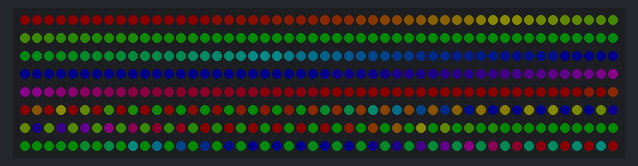
Simulated run of this sketch. Board: Arduino Nano, built with avr-gcc and run on an emulated ATmega328P. Shown: 400 RGB LEDs in strip order, left to right, continuing on the next row. Dim RGB values are drawn brighter than linear.

Above: at 0.8 s.
At 5.4 s:
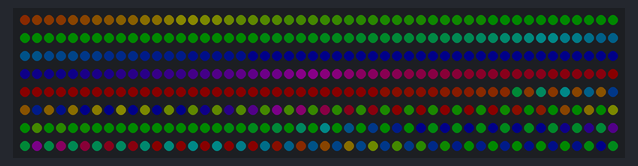
At 10.0 s:
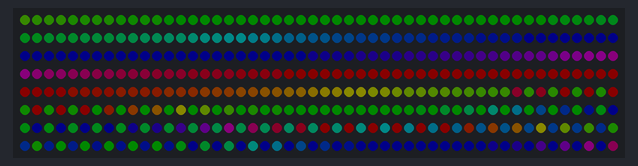
At 19.9 s:
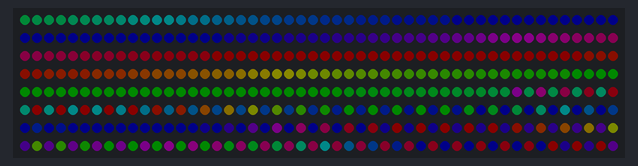
At 29.1 s:
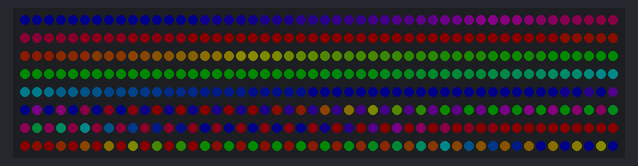
At 38.9 s:
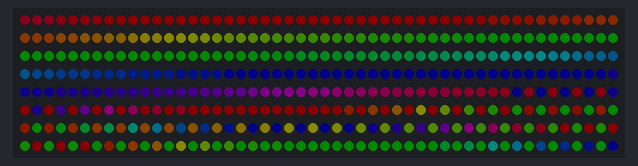

The sketch:

NeopixelSombreroPoncho.ino
```cpp
//LED PONCHO EN SOMBRERO
// door Rein Velt,  januaro 2020
// De led gitaar bestaat uit 4 ledstrips (ws6812b 5V) voor de poncho, 2  ledstrips voor de somrero, een Arduino Nano en een 5V USB dc powerpack

// De ledstrips zijn doorverbonden
//
//    ->#====#->#====#->#====#->#====#------>#====#->#====#->
//             p  o  n  c  h  o               s o m b r e r o

//De software maakt gebruik van de Adafruit Neopixel library

#include <Adafruit_NeoPixel.h>
#ifdef __AVR__
#include <avr/power.h>
#endif

#define PIN 6
#define PIXELSPONCHO 240 //4 x 1 meter (60 pixels/meter)
#define PIXELSSOMBRERO 160 //2 x 1 meter (60 pixels/meter)

//  The overall fire brightness
//  (this can affect both color levels and power consumption)
int brightness = 64;
uint16_t k = 0;
// Parameter 1 = number of pixels in strip
// Parameter 2 = Arduino pin number (most are valid)
// Parameter 3 = pixel type flags, add together as needed:
//   NEO_KHZ800  800 KHz bitstream (most NeoPixel products w/WS2812 LEDs)
//   NEO_KHZ400  400 KHz (classic 'v1' (not v2) FLORA pixels, WS2811 drivers)
//   NEO_GRB     Pixels are wired for GRB bitstream (most NeoPixel products)
//   NEO_RGB     Pixels are wired for RGB bitstream (v1 FLORA pixels, not v2)
Adafruit_NeoPixel strip = Adafruit_NeoPixel(PIXELSPONCHO+PIXELSSOMBRERO , PIN, NEO_GRB + NEO_KHZ800);

// IMPORTANT: To reduce NeoPixel burnout risk, add 1000 uF capacitor across
// pixel power leads, add 300 - 500 Ohm resistor on first pixel's data input
// and minimize distance between Arduino and first pixel.  Avoid connecting
// on a live circuit...if you must, connect GND first.
// For the ultimate NeoPixel guide, check out:
// https://learn.adafruit.com/adafruit-neopixel-uberguide/overview


void setup() {
  delay(100);
  strip.begin();
  strip.setBrightness(brightness);
  strip.show(); // Initialize all pixels to 'off'

}


void loop() {

  delay(10); //10 x per seconde
  k++;
  //loop colorcycle
  for (long firstPixelHue = 0; firstPixelHue < 5 * 65536; firstPixelHue += (1024)) {

    //DO PONCHO COLORS
    for (int i = 0; i < PIXELSPONCHO; i++)
    {
      //poncho background color (rainbow)
      int pixelHue = firstPixelHue + (i * 65536L / (PIXELSPONCHO));
      strip.setPixelColor(i, strip.gamma32(strip.ColorHSV(pixelHue, 255, 128l)));
    }

    //DO SOMBRERO COLORS
    for (int i = 0; i < PIXELSSOMBRERO; i++)
    {
      //sombrero background color (rainbow)
      int pixelHue = firstPixelHue + (i * 32816L / (PIXELSSOMBRERO));
      if (i%2==0)
      {
        strip.setPixelColor(PIXELSPONCHO+i, strip.gamma32(strip.ColorHSV(pixelHue, 255, 128l)));
      }
      else
      {

        strip.setPixelColor(PIXELSPONCHO+i, strip.gamma32(strip.ColorHSV(pixelHue<<2, 255, 128l)));
      }
    }


    strip.show();
  }


}
```
